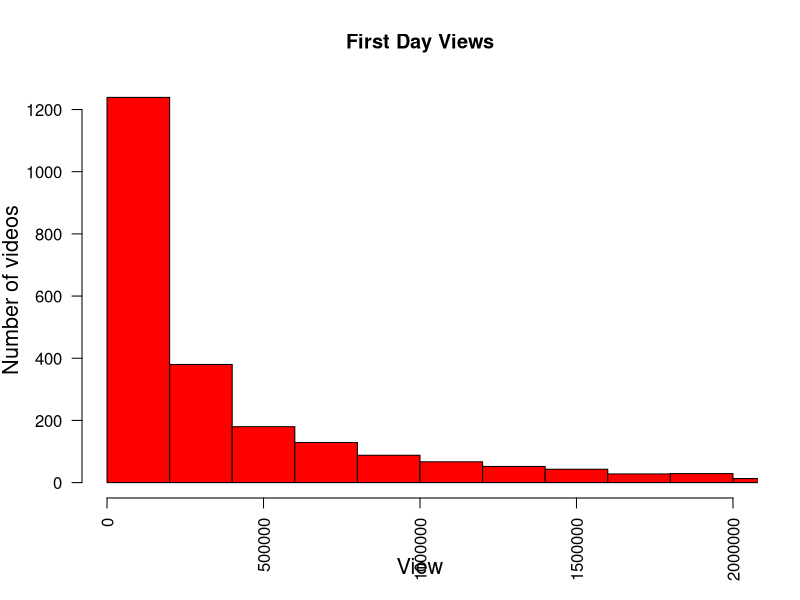
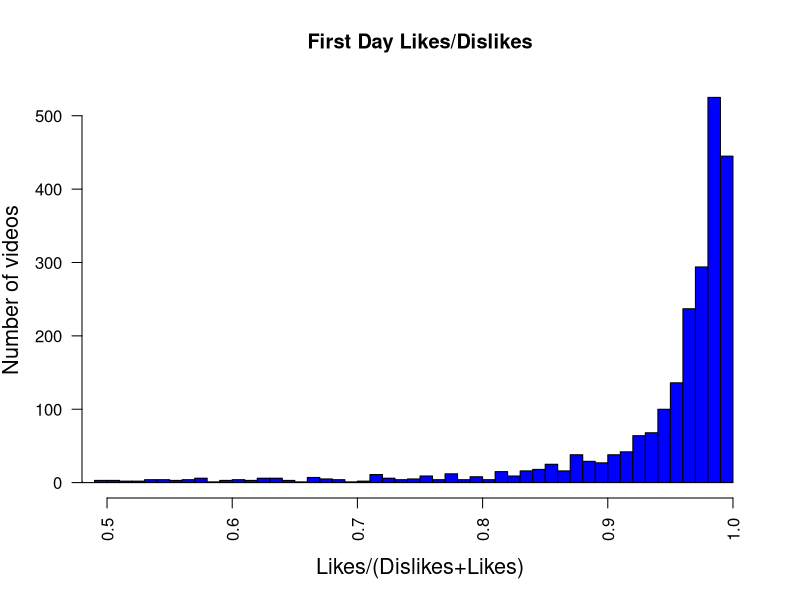

Write R code to recreate these figures, in order.
## ---- chunk 1
library(ggplot2)
library(knitr)
library(rmarkdown)
inputfile=read.csv("data/USvideos.csv",header = TRUE)
category_name=read.table("data/US_category_id.txt")
attach(inputfile)
## ---- chunk 2
# Survival features unique videos
a <- table(video_id)
survaival = array(1:dim(inputfile)[1]) 
for (i in 1:dim(inputfile)[1]) {
  survaival[i]=a[names(a)==video_id[i]]
} 
first_day_views = array(1:dim(a))
first_day_likes = array(1:dim(a))
first_day_dislikes = array(1:dim(a))
category_id_u = array(1:dim(a))

for (i in 1:dim(a)){
  j = 1
  while (video_id[j] != names(a[i]))
  {
      j = j + 1 
  }
  first_day_views[i] = views[j]
  first_day_likes[i] = likes[j] 
  first_day_dislikes[i] = dislikes[j]
  category_id_u[i] = survaival[j]
}

## ---- chunk 3
# first day like and dislike
# Category histogram
hist(first_day_views, col = "red", breaks=200, xlim=c(0,2000000), main="First Day Views", las=2, xlab = "View", ylab = "Number of videos", cex.lab = 1.3)
## ---- chunk 4
hist(first_day_likes/(first_day_dislikes+first_day_likes), col = "blue", breaks=100, xlim=c(0.5,1), main="First Day Likes/Dislikes", las=2, xlab = "Likes/(Dislikes+Likes)", ylab = "Number of videos", cex.lab = 1.3)

## ---- chunk 5
# Scaling
#inputfile.scaled= matrix(data = NA, nrow=dim(a), ncol=4)
inputfile.scaled = data.frame(scale(first_day_views), scale(first_day_likes), scale(first_day_dislikes), category_id_u)
# Scale
#inputfile.scaled[,1]=scale(first_day_views)
#inputfile.scaled[,2]=scale(first_day_likes)
#inputfile.scaled[,3]=scale(first_day_dislikes)
#inputfile.scaled[,4]=category_id_u

# check that we get mean of 0 and sd of 1
colMeans(inputfile.scaled)
apply(inputfile.scaled, 2, sd)
attach(inputfile.scaled)
## ---- chunk 6
# Sample data -----------------------------------------------------------------------

set.seed(1)
train = sample(1:dim(inputfile.scaled)[1], dim(inputfile.scaled)[1]*0.9)
test = -train
train_set = inputfile.scaled[train, ]
test_set = inputfile.scaled[test, ]
xtrain=inputfile.scaled[train, 1:3]
xtest=inputfile.scaled[test,1:3 ]
ytrain=inputfile.scaled[train, 4]
ytest=inputfile.scaled[test, 4]

## ---- chunk 7
# Linear regresion---------------------------------------------------------
lm.fit=lm(category_id_u~scale.first_day_views.+scale.first_day_likes.+scale.first_day_dislikes.,data=train_set)
summary(lm.fit)
coef(lm.fit)
cor(inputfile.scaled)

## ---- chunk 8
# test sets error
lm.pr=predict(lm.fit,test_set)
RSS = sqrt(mean((lm.pr - test_set$category_id_u)**2))
Error_test = mean(abs(lm.pr - test_set$category_id_u) / test_set$category_id_u )
Error_test * 100
# train error
lm.pr=predict(lm.fit,train_set)
RSS = sqrt(mean((lm.pr - train_set$category_id_u)**2))
Error_train = mean(abs(lm.pr - train_set$category_id_u) / train_set$category_id_u )
Error_train * 100
